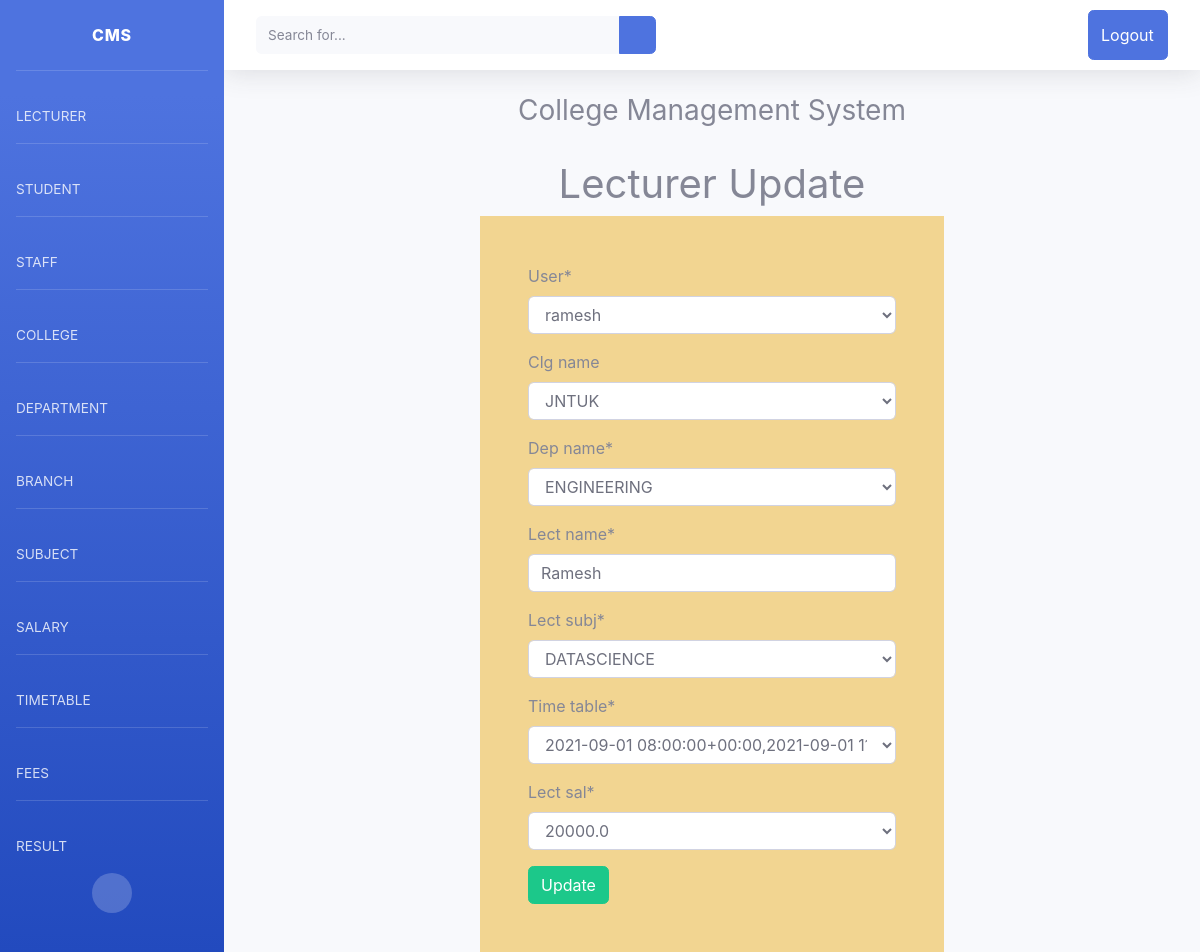
Page /letupdate/1/ (signed in) on the committed database.
### cmsapp/models.py (models this page shows, shortened)
class Lecturer(models.Model):
    user=models.OneToOneField(User,on_delete=models.CASCADE)
    clg_name = models.ForeignKey(College, on_delete=models.CASCADE,blank=True)
    dep_name = models.ForeignKey(Depart, on_delete=models.CASCADE)
    lect_name = models.CharField(max_length=20)
    lect_subj=models.ForeignKey(Subject,on_delete=models.CASCADE)
    time_table = models.ForeignKey(TimeTable, on_delete=models.CASCADE)
    lect_sal=models.ForeignKey(Salary,on_delete=models.CASCADE)

class College(models.Model):
    clg_name = models.CharField(max_length=20, primary_key=True,blank=True)
    def __str__(self):
        return self.clg_name

### cmsapp/decorator.py (the view)
    def _inner(request, *args, **kwargs):
        if not request.user.is_admin:
            raise PermissionDenied
        return function(request, *args, **kwargs)

### cmsapp/forms.py
class LecturerForm(forms.ModelForm):
    class Meta:
        model = Lecturer
        fields = '__all__'

### cmsapp/decorator.py (called while the page is built)
def admin_only(function):
    def _inner(request, *args, **kwargs):
        if not request.user.is_admin:
            raise PermissionDenied
        return function(request, *args, **kwargs)
    return _inner

### cmsapp/models.py (called while the page is built)
    def __str__(self):
        return self.dep_name

    def __str__(self)->str:
        return f'{self.time_start},{self.time_end}'

    def __str__(self):
        return str(self.salary)

    def __str__(self):
        return self.sub_name

### cmsapp/views.py (called while the page is built)
@admin_only
def LectUpdate(request, pk):
    context ={}
    obj = get_object_or_404(Lecturer, id = pk)
    form = LecturerForm(request.POST or None, instance = obj)
    if form.is_valid():
        form.save()
        return redirect('lectlist')
    context["form"] = form
    return render(request, "lecturer/lectupdate.html", context)

### templates/lecturer/lectupdate.html (shortened to what this page needs)
{% extends 'registration/home.html' %}
{% block content %}
{% load crispy_forms_tags %}
{% if user.is_admin %}
<div class="container">
    <h1 class="text-center">Lecturer Update</h1>
            <form method="POST" class="col-lg-6 mx-auto mt-1 p-5" style="background-color: #f2d591" >
            {{ form|crispy }}
            <input type="submit" value="Update" class="btn btn-success">
        </form>
</div>
{% else %}
<h5>Enter Login Details</h5>
{% endif %}
{% endblock %}

### templates/registration/home.html (style rules this page uses)
body { font-family: 'Roboto', sans-serif; }

### rows in the picture
Lecturer: user "ramesh", dep_name "ENGINEERING", lect_name "Ramesh", lect_subj "DATASCIENCE", time_table "2021-09-01 08:00:00+00:00,2021-09-01 11:30:00+00:00", lect_sal "20000.0"
College: clg_name "JNTUK"
